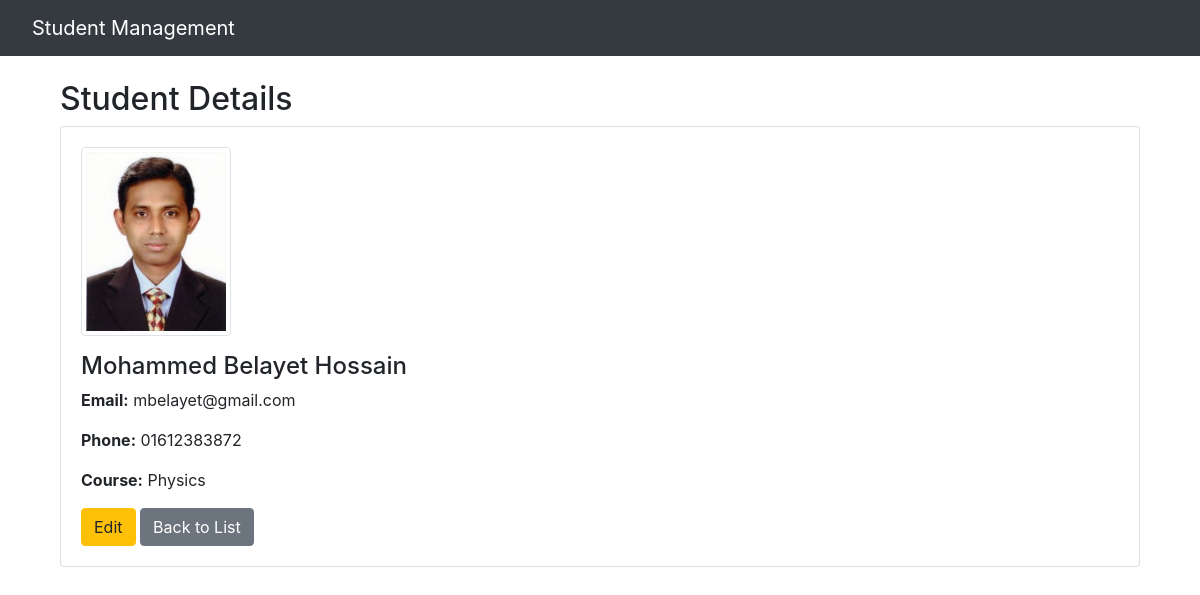
Screenshot of /student/1/ with the database file from the repository.
### student_app/models.py (models this page shows, shortened)
class Student(models.Model):
    name = models.CharField(max_length=100)
    email = models.EmailField(unique=True)
    phone_number = models.CharField(max_length=15)
    course = models.CharField(max_length=100)
    photo = models.ImageField(upload_to='students_photos/', blank=True, null=True)

### student_app/views.py (the view)
# urls.py: path('student/<int:pk>/', StudentDetailView.as_view(), name='student_detail'),
class StudentDetailView(DetailView):
    model = Student
    template_name = 'students/student_detail.html'
    context_object_name = 'student'

### student_app/templates/students/student_detail.html
{% extends 'base.html' %}
{% block content %}
<div class="container mt-4">
    <h2>Student Details</h2>
    <div class="card">
        <div class="card-body">
            {% if student.photo %}
                <img src="{{ student.photo.url }}" class="img-thumbnail mb-3" width="150" height="150">
            {% endif %}
            <h4>{{ student.name }}</h4>
            <p><strong>Email:</strong> {{ student.email }}</p>
            <p><strong>Phone:</strong> {{ student.phone_number }}</p>
            <p><strong>Course:</strong> {{ student.course }}</p>
            <a href="{% url 'student_edit' student.id %}" class="btn btn-warning">Edit</a>
            <a href="{% url 'student_list' %}" class="btn btn-secondary">Back to List</a>
        </div>
    </div>
</div>
{% endblock %}

### rows the page displays
Student: photo (picture), name "Mohammed Belayet Hossain", email "mbelayet@gmail.com", phone_number "01612383872", course "Physics"
